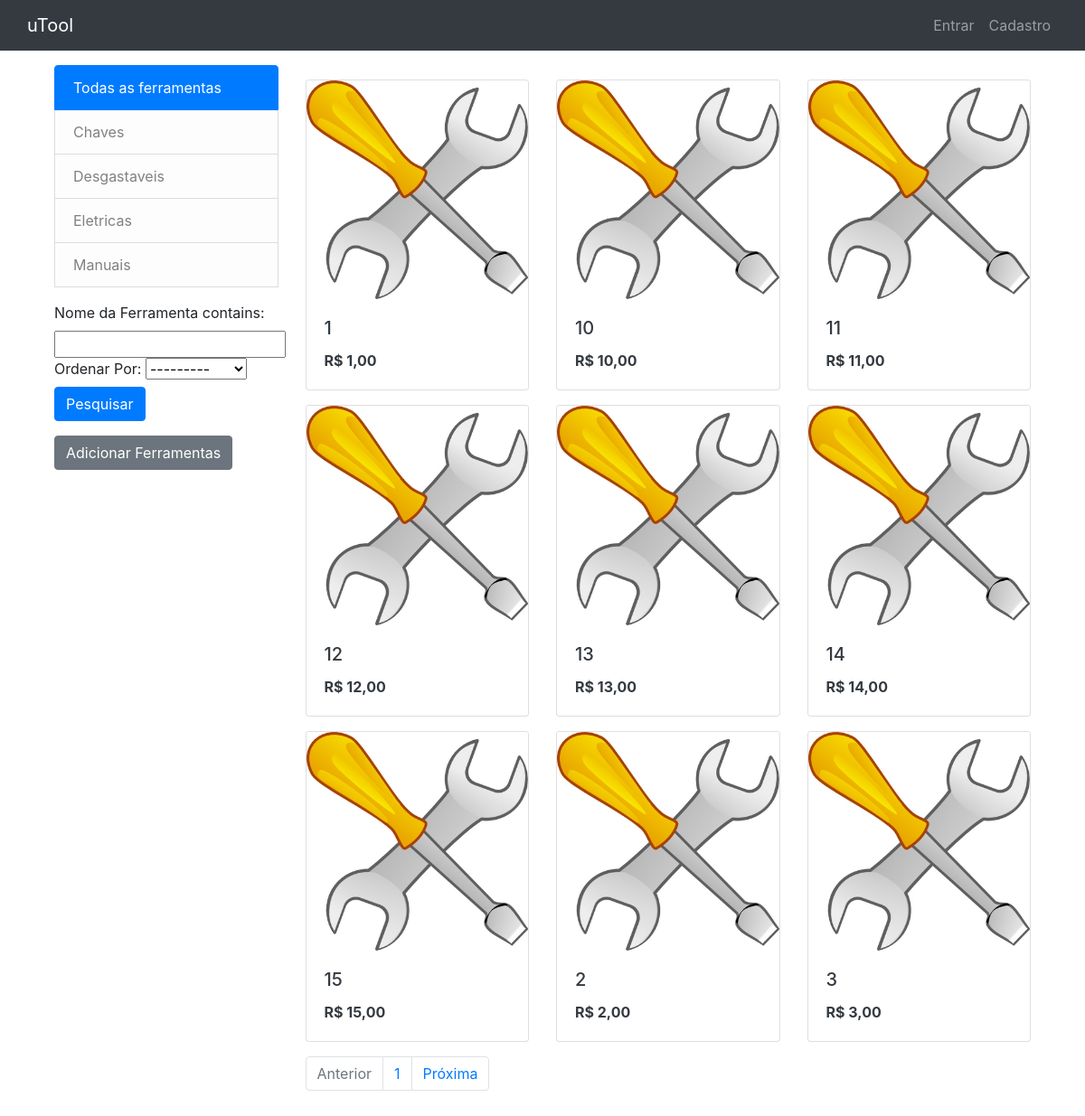
/, run on an earlier commit of the app's database.
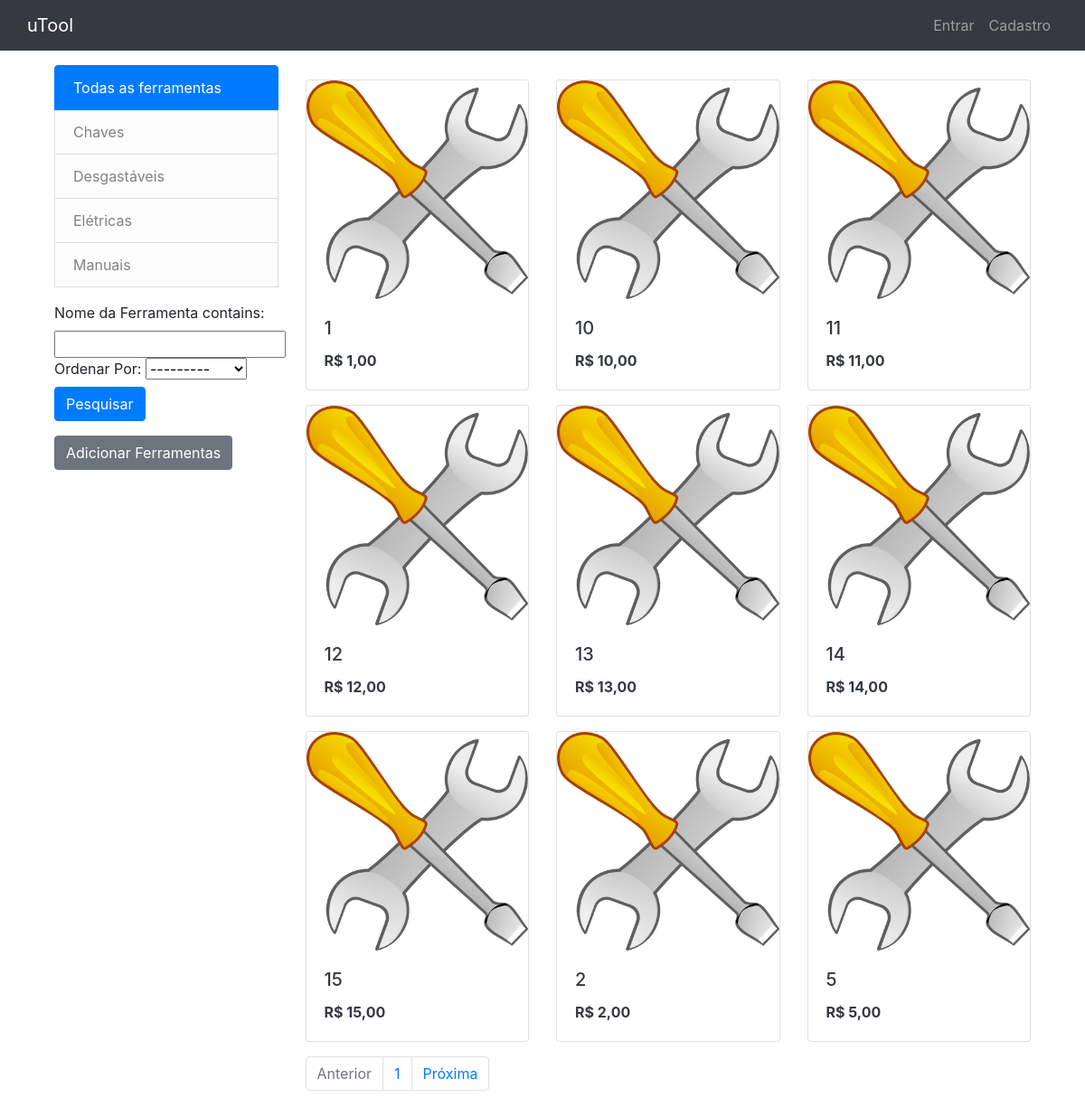
And on a later commit of the database.
### tools/models.py (models this page shows, shortened)
class Category(TimeStampedModel):
    name = models.CharField(
        max_length=255,
        unique=True
    )
    slug = AutoSlugField(
        unique=True,
        always_update=False,
        populate_from="name"
    )
    class Meta:
        ordering = ("name",)
        verbose_name = "category"
        verbose_name_plural = "categories"
    def get_absolute_url(self):
        return reverse("pages:list_by_category", kwargs={"slug": self.slug})

class Tool(TimeStampedModel):
    category = models.ForeignKey(
        Category, related_name="tools",
        on_delete=models.CASCADE,
        verbose_name='Categoria da Ferramenta',
    )
    name = models.CharField(
        max_length=255,
        verbose_name='Nome da Ferramenta'
    )
    slug = AutoSlugField(
        unique=True,
        always_update=False,
        populate_from="name"
    )
    image = models.ImageField(
        upload_to="tools/%Y/%m/%d",
        blank=True,
        verbose_name='Imagem',
        default='/tools/2021/03/16/default_tool.jpg'
    )
    description = models.TextField(
        blank=True,
        verbose_name='Descrição'
    )
    price = models.DecimalField(
        max_digits=10,
        decimal_places=2,
        verbose_name='Preço'
    )
    is_available = models.BooleanField(
        default=True,
        verbose_name='Disponível'
    )
    owner = models.ForeignKey(
        MyUserModel,
        on_delete=models.CASCADE
    )
    objects = models.Manager()
    available = AvailableManager()
    class Meta:
        ordering = ("name",)
    def get_absolute_url(self):
        return reverse("pages:detail", kwargs={"slug": self.slug})

### tools/views.py (the view)
# urls.py: path("", ToolListView.as_view(), name="list"),
class ToolListView(ListView):
    category = None
    paginate_by = 9
    def get_queryset(self):
        queryset = ToolFilter(
            self.request.GET,
            queryset=Tool.objects.all()
        ).qs
        category_slug = self.kwargs.get("slug")
        if category_slug:
            self.category = get_object_or_404(Category, slug=category_slug)
            queryset = queryset.filter(category=self.category)
        return queryset
    def get_context_data(self, **kwargs):
        context = super().get_context_data(**kwargs)
        context["category"] = self.category
        context["categories"] = Category.objects.all()
        context["filter"] = ToolFilter(self.request.GET, queryset=self.get_queryset())
        return context

### tools/templatetags/tool_tags.py (called while the page is built)
@register.filter()
def remainder(n):
    return n % 3

### templates/tools/tool_list.html (shortened to what this page needs)
{% extends 'base.html' %}
{% load static %}
{% load crispy_forms_tags %}
{% load tool_tags %}
{% load bootstrap %}
{% block content %}
<div class="container my-3">
    <div class="row">
        <div class="col-lg-3">
            <ul class="list-group mb-3 mb-lg-0">
                <a class="text-decoration-none list-group-item list-group-item-light {% if not category %}active{% endif %}"
                href="{% url 'pages:list' %}">
                Todas as ferramentas
            </a>
            {% for cat in categories %}
            <a class="text-decoration-none list-group-item list-group-item-light {% if category == cat %}active{% endif %}"
            href="{{ cat.get_absolute_url }}">
            {{ cat.name }}
        </a>
            {% endfor %}
    <form method="GET">
        {{ filter.form|bootstrap }}
        <button type="submit" class="btn btn-primary"> Pesquisar </button>
    </form>
    <form method="post">
        {% if user.is_authenticated %}
            {% if user.adress == '' %}
                <button type="button" class="btn btn-secondary" data-toggle="tooltip" data-placement="top" title="Adicione seu endereço ao perfil para adicionar ferramentas!">
                    Adicionar Ferramentas
                </button>
            {% else %}
            <a class="btn btn-primary" href="{% url 'tools:new_tool' %}" >Adicionar Ferramentas</a>
            {% endif %}
        {% else %}
            <button type="button" class="btn btn-secondary" data-toggle="tooltip" data-placement="top" title="Você precisa se cadastrar para adicionar ferramentas!">
                Adicionar Ferramentas
            </button>
        {% endif %}
    </form>
    </ul>
</div>
<div class="col-lg-9">
    <div class="card-deck mb-3">
        {% for tool in tool_list %}
        <div class="card">
            <a href="{{ tool.get_absolute_url }}">
                {% if tool.image %}
                <img class="card-img-top" src="/media/{{tool.image}}" alt="">
                {% else %}
                <img class="card-img-top" src="{% static 'images/no_image.jpg' %}" alt="">
                {% endif %}
            </a>
            <div class="card-body d-flex flex-column justify-content-between">
                <a class="text-decoration-none text-dark" href="{{ tool.get_absolute_url }}">
                    <h5 class="card-title">{{ tool.name }}</h5>
                </a>
                <a class="text-decoration-none text-dark" href="{{ tool.get_absolute_url }}">
                    <p class="card-text font-weight-bold">R$ {{ tool.price }}</p>
                </a>
            </div>
        </div>
            {% if forloop.counter|divisibleby:"3" and not forloop.last %}
    </div>
        <div class="card-deck mb-3">
            {% endif %}
        {% endfor %}
        </div>
    {% if is_paginated %}
    {% include "pagination.html" with page=page_obj %}
    {% endif %}
</div>
</div>
</div>
{% endblock content %}

What changed in the data, as far as the page shows it:
removed Category: name "Desgastaveis"
removed Category: name "Eletricas"
removed Tool: image (placeholder picture), name "3", price "3,00"
added Category: name "Desgastáveis"
added Category: name "Elétricas"
now on this page (row unchanged): Tool: image (placeholder picture), name "5", price "5,00"
